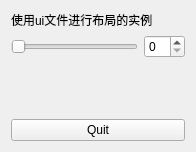
<?xml version="1.0" encoding="UTF-8"?>
<ui version="4.0">
 <class>Widget</class>
 <widget class="QWidget" name="Widget">
  <property name="geometry">
   <rect>
    <x>0</x>
    <y>0</y>
    <width>196</width>
    <height>152</height>
   </rect>
  </property>
  <property name="windowTitle">
   <string>Widget</string>
  </property>
  <layout class="QGridLayout" name="gridLayout">
   <item row="0" column="0">
    <widget class="QLabel" name="label">
     <property name="text">
      <string>使用ui文件进行布局的实例</string>
     </property>
    </widget>
   </item>
   <item row="1" column="0">
    <layout class="QHBoxLayout" name="horizontalLayout">
     <item>
      <widget class="QSlider" name="horizontalSlider">
       <property name="orientation">
        <enum>Qt::Horizontal</enum>
       </property>
      </widget>
     </item>
     <item>
      <widget class="QSpinBox" name="spinBox"/>
     </item>
    </layout>
   </item>
   <item row="2" column="0">
    <spacer name="verticalSpacer">
     <property name="orientation">
      <enum>Qt::Vertical</enum>
     </property>
     <property name="sizeHint" stdset="0">
      <size>
       <width>20</width>
       <height>40</height>
      </size>
     </property>
    </spacer>
   </item>
   <item row="3" column="0">
    <widget class="QPushButton" name="pushButton">
     <property name="text">
      <string>Quit</string>
     </property>
    </widget>
   </item>
  </layout>
 </widget>
 <layoutdefault spacing="6" margin="11"/>
 <resources/>
 <connections>
  <connection>
   <sender>horizontalSlider</sender>
   <signal>valueChanged(int)</signal>
   <receiver>spinBox</receiver>
   <slot>setValue(int)</slot>
   <hints>
    <hint type="sourcelabel">
     <x>154</x>
     <y>103</y>
    </hint>
    <hint type="destinationlabel">
     <x>204</x>
     <y>107</y>
    </hint>
   </hints>
  </connection>
  <connection>
   <sender>spinBox</sender>
   <signal>valueChanged(int)</signal>
   <receiver>horizontalSlider</receiver>
   <slot>setValue(int)</slot>
   <hints>
    <hint type="sourcelabel">
     <x>183</x>
     <y>91</y>
    </hint>
    <hint type="destinationlabel">
     <x>154</x>
     <y>101</y>
    </hint>
   </hints>
  </connection>
  <connection>
   <sender>pushButton</sender>
   <signal>clicked()</signal>
   <receiver>Widget</receiver>
   <slot>close()</slot>
   <hints>
    <hint type="sourcelabel">
     <x>191</x>
     <y>247</y>
    </hint>
    <hint type="destinationlabel">
     <x>269</x>
     <y>241</y>
    </hint>
   </hints>
  </connection>
 </connections>
</ui>
